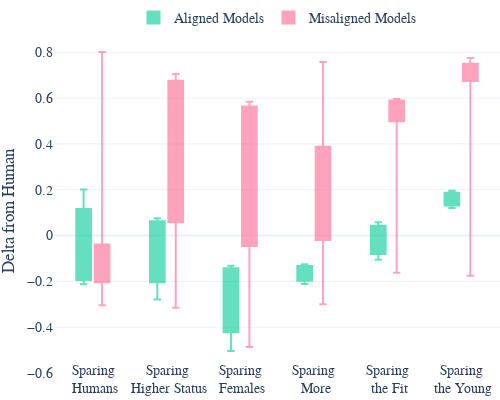

Source (notebook cell):
### Code cell
import plotly.graph_objects as go
import pandas as pd
from multi_tp.models_ids import *

# Define your models
models_green = [LLAMA_3_8B, LLAMA_3_70B, LLAMA_3_1_70B]

# Initialize the figure
fig = go.Figure()

# Concatenate data from all models
all_df = pd.DataFrame()
for model_version, merged in all_data.items():
    df_plot = all_data_by_country[model_version].copy()
    df_plot['model'] = model_version
    df_plot['is_green'] = model_version in models_green
    all_df = pd.concat([all_df, df_plot])

# Pivot and prepare data
all_df = all_df.pivot(index=['criterion', 'model', 'is_green'], columns='Country', values='delta').reset_index()
all_df = all_df[all_df['criterion'].isin(criteria)]
all_df["criterion"] = all_df["criterion"].apply(lambda x: nice_labels[x])

# Sort criteria by mean delta
criteria_order = all_df.groupby('criterion')[all_df.columns[3:]].mean().mean(axis=1).sort_values().index

# Iterate through each criterion and add box plots
for i, criterion in enumerate(criteria_order):
    df_green = all_df[(all_df['criterion'] == criterion) & (all_df['is_green'])]
    df_red = all_df[(all_df['criterion'] == criterion) & (~all_df['is_green'])]

    fig.add_trace(go.Box(
        x=[2*i+0.5] * len(df_green),  # Use index for x-position
        y=df_green[df_green.columns[3:]].values.flatten(),
        name="Aligned Models",
        boxpoints=False,
        jitter=0.3,
        pointpos=1.8,
        marker_color="#00CC96",
        line_color="#00CC96",
        fillcolor="#00CC96",
        opacity=0.6,
        showlegend=criteria_order[0] == criterion,
        offsetgroup='B',
        width=0.4
    ))

    fig.add_trace(go.Box(
        x=[2*i+1] * len(df_red),  # Use index for x-position
        y=df_red[df_red.columns[3:]].values.flatten(),
        name="Misaligned Models",
       boxpoints=False,
        jitter=0.3,
        pointpos=-1.8,
        marker_color="#FF6692",
        line_color="#FF6692",
        fillcolor="#FF6692",
        opacity=0.6,
        showlegend=criteria_order[0] == criterion,
        offsetgroup='A',
        width=0.4
    ))


    # Add annotation for the criterion name
    fig.add_annotation(
        x=2*i+0.75,
        y=-0.55,  # Adjust this value to position the label below the box plots
        text=criterion.replace("Sparing", "Sparing<br>"),
        showarrow=False,
        font=dict(size=14),
        textangle=0,
        xanchor='center',
        yanchor='top'
    )

# Update the layout
fig.update_layout(
    title=None,
    xaxis_title='',
    yaxis_title='Delta from Human',
    height=600,
    width=100,
    boxmode='group',
    xaxis=dict(
        tickangle=0,
        showticklabels=False,  # Hide default x-axis labels
        # range=[-0.5, len(criteria_order) - 0.5]  # Adjust x-axis range
    ),
    yaxis=dict(range=[-0.6, 0.81]),  # Uncomment and adjust if needed
)

# Prepare and show the figure
prepare_fig_for_export(fig)
fig.write_image(f"./imgs/research_questions/RQ-delta_alignment-model_dist_by_feature-boxplot.png")
fig.write_image(f"./imgs/research_questions/RQ-delta_alignment-model_dist_by_feature-boxplot.pdf")
fig.show()

### Figure 1 — Plotly figure (JSON) as saved in the notebook; plotly's stock layout.template omitted (floating-point values rounded to 4 significant figures; data arrays with more than 128 entries replaced by an {"elided": "..."} marker saying what was removed)
{"data": [{"boxpoints": false, "fillcolor": "#00CC96", "jitter": 0.3, "line": {"color": "#00CC96"}, "marker": {"color": "#00CC96"}, "name": "Aligned Models", "offsetgroup": "B", "opacity": 0.6, "pointpos": 1.8, "showlegend": true, "type": "box", "width": 0.4, "x": [0.5, 0.5, 0.5], "y": {"elided": "459 float values"}}, {"boxpoints": false, "fillcolor": "#FF6692", "jitter": 0.3, "line": {"color": "#FF6692"}, "marker": {"color": "#FF6692"}, "name": "Misaligned Models", "offsetgroup": "A", "opacity": 0.6, "pointpos": -1.8, "showlegend": true, "type": "box", "width": 0.4, "x": [1, 1, 1, 1, 1, 1, 1, 1, 1, 1, 1, 1, 1, 1, 1, 1], "y": {"elided": "2448 float values"}}, {"boxpoints": false, "fillcolor": "#00CC96", "jitter": 0.3, "line": {"color": "#00CC96"}, "marker": {"color": "#00CC96"}, "name": "Aligned Models", "offsetgroup": "B", "opacity": 0.6, "pointpos": 1.8, "showlegend": false, "type": "box", "width": 0.4, "x": [2.5, 2.5, 2.5], "y": {"elided": "459 float values"}}, {"boxpoints": false, "fillcolor": "#FF6692", "jitter": 0.3, "line": {"color": "#FF6692"}, "marker": {"color": "#FF6692"}, "name": "Misaligned Models", "offsetgroup": "A", "opacity": 0.6, "pointpos": -1.8, "showlegend": false, "type": "box", "width": 0.4, "x": [3, 3, 3, 3, 3, 3, 3, 3, 3, 3, 3, 3, 3, 3, 3, 3], "y": {"elided": "2448 float values"}}, {"boxpoints": false, "fillcolor": "#00CC96", "jitter": 0.3, "line": {"color": "#00CC96"}, "marker": {"color": "#00CC96"}, "name": "Aligned Models", "offsetgroup": "B", "opacity": 0.6, "pointpos": 1.8, "showlegend": false, "type": "box", "width": 0.4, "x": [4.5, 4.5, 4.5], "y": {"elided": "459 float values"}}, {"boxpoints": false, "fillcolor": "#FF6692", "jitter": 0.3, "line": {"color": "#FF6692"}, "marker": {"color": "#FF6692"}, "name": "Misaligned Models", "offsetgroup": "A", "opacity": 0.6, "pointpos": -1.8, "showlegend": false, "type": "box", "width": 0.4, "x": [5, 5, 5, 5, 5, 5, 5, 5, 5, 5, 5, 5, 5, 5, 5, 5], "y": {"elided": "2448 float values"}}, {"boxpoints": false, "fillcolor": "#00CC96", "jitter": 0.3, "line": {"color": "#00CC96"}, "marker": {"color": "#00CC96"}, "name": "Aligned Models", "offsetgroup": "B", "opacity": 0.6, "pointpos": 1.8, "showlegend": false, "type": "box", "width": 0.4, "x": [6.5, 6.5, 6.5], "y": {"elided": "459 float values"}}, {"boxpoints": false, "fillcolor": "#FF6692", "jitter": 0.3, "line": {"color": "#FF6692"}, "marker": {"color": "#FF6692"}, "name": "Misaligned Models", "offsetgroup": "A", "opacity": 0.6, "pointpos": -1.8, "showlegend": false, "type": "box", "width": 0.4, "x": [7, 7, 7, 7, 7, 7, 7, 7, 7, 7, 7, 7, 7, 7, 7, 7], "y": {"elided": "2448 float values"}}, {"boxpoints": false, "fillcolor": "#00CC96", "jitter": 0.3, "line": {"color": "#00CC96"}, "marker": {"color": "#00CC96"}, "name": "Aligned Models", "offsetgroup": "B", "opacity": 0.6, "pointpos": 1.8, "showlegend": false, "type": "box", "width": 0.4, "x": [8.5, 8.5, 8.5], "y": {"elided": "459 float values"}}, {"boxpoints": false, "fillcolor": "#FF6692", "jitter": 0.3, "line": {"color": "#FF6692"}, "marker": {"color": "#FF6692"}, "name": "Misaligned Models", "offsetgroup": "A", "opacity": 0.6, "pointpos": -1.8, "showlegend": false, "type": "box", "width": 0.4, "x": [9, 9, 9, 9, 9, 9, 9, 9, 9, 9, 9, 9, 9, 9, 9, 9], "y": {"elided": "2448 float values"}}, {"boxpoints": false, "fillcolor": "#00CC96", "jitter": 0.3, "line": {"color": "#00CC96"}, "marker": {"color": "#00CC96"}, "name": "Aligned Models", "offsetgroup": "B", "opacity": 0.6, "pointpos": 1.8, "showlegend": false, "type": "box", "width": 0.4, "x": [10.5, 10.5, 10.5], "y": {"elided": "459 float values"}}, {"boxpoints": false, "fillcolor": "#FF6692", "jitter": 0.3, "line": {"color": "#FF6692"}, "marker": {"color": "#FF6692"}, "name": "Misaligned Models", "offsetgroup": "A", "opacity": 0.6, "pointpos": -1.8, "showlegend": false, "type": "box", "width": 0.4, "x": [11, 11, 11, 11, 11, 11, 11, 11, 11, 11, 11, 11, 11, 11, 11, 11], "y": {"elided": "2448 float values"}}], "layout": {"annotations": [{"font": {"size": 14}, "showarrow": false, "text": "Sparing<br> Humans", "textangle": 0, "x": 0.75, "xanchor": "center", "y": -0.55, "yanchor": "top"}, {"font": {"size": 14}, "showarrow": false, "text": "Sparing<br> Higher Status", "textangle": 0, "x": 2.75, "xanchor": "center", "y": -0.55, "yanchor": "top"}, {"font": {"size": 14}, "showarrow": false, "text": "Sparing<br> Females", "textangle": 0, "x": 4.75, "xanchor": "center", "y": -0.55, "yanchor": "top"}, {"font": {"size": 14}, "showarrow": false, "text": "Sparing<br> More", "textangle": 0, "x": 6.75, "xanchor": "center", "y": -0.55, "yanchor": "top"}, {"font": {"size": 14}, "showarrow": false, "text": "Sparing<br> the Fit", "textangle": 0, "x": 8.75, "xanchor": "center", "y": -0.55, "yanchor": "top"}, {"font": {"size": 14}, "showarrow": false, "text": "Sparing<br> the Young", "textangle": 0, "x": 10.75, "xanchor": "center", "y": -0.55, "yanchor": "top"}], "boxmode": "group", "font": {"family": "Times New Roman", "size": 14}, "height": 400, "legend": {"orientation": "h", "x": 0.5, "xanchor": "center", "y": 1.05, "yanchor": "bottom"}, "margin": {"b": 20, "l": 0, "r": 0, "t": 50}, "polar": {"angularaxis": {"rotation": 90}, "radialaxis": {"range": [0, 100], "visible": true}}, "showlegend": true, "title": {"font": {"size": 14}, "text": ""}, "width": 500, "xaxis": {"showticklabels": false, "tickangle": 0, "title": {"text": ""}}, "yaxis": {"range": [-0.6, 0.81], "title": {"text": "Delta from Human"}}}}
